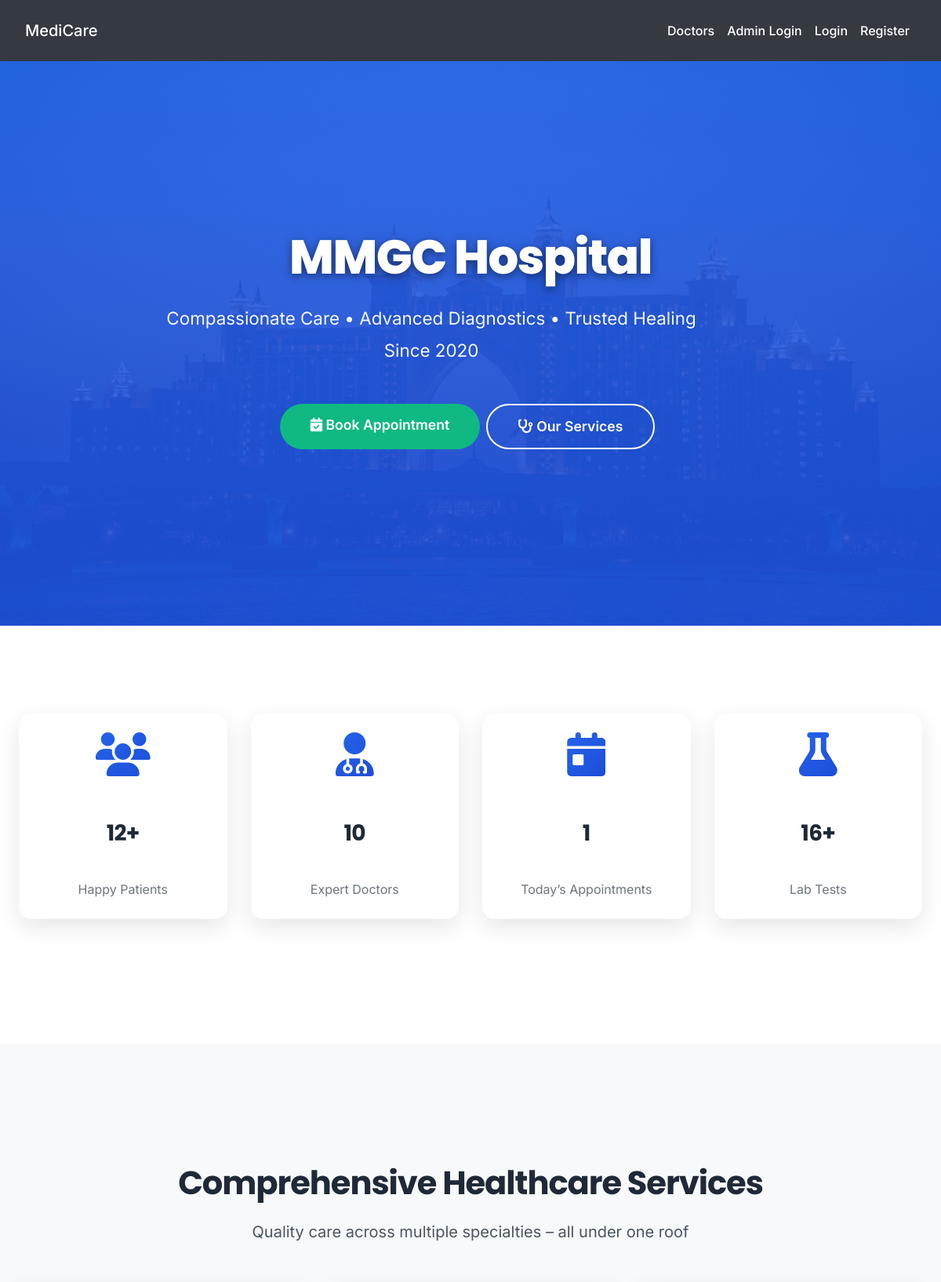
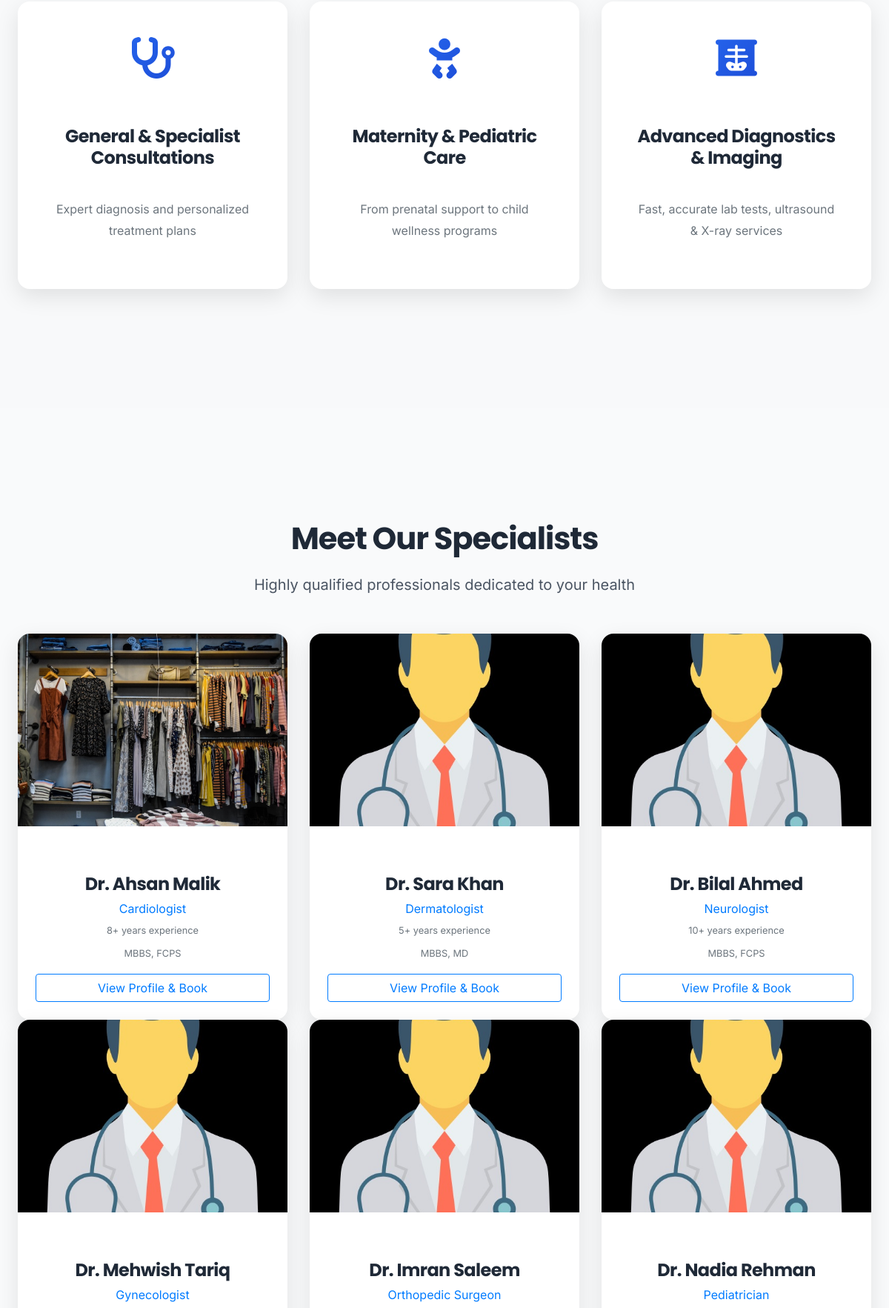
The page / (upper part) on the database its author committed (2 pictures, top to bottom).
### tables this page shows
CREATE TABLE `doctors` (
  `id` int(11) NOT NULL,
  `full_name` varchar(150) NOT NULL,
  `email` varchar(150) DEFAULT NULL,
  `phone` varchar(50) DEFAULT NULL,
  `password` varchar(255) DEFAULT NULL,
  `specialization` varchar(150) DEFAULT NULL,
  `qualification` varchar(150) DEFAULT NULL,
  `experience_years` int(11) DEFAULT NULL,
  `consultation_fee` decimal(10,2) DEFAULT NULL,
  `profile_image` varchar(255) DEFAULT NULL,
  `bio` text DEFAULT NULL,
  `status` enum('active','inactive','on_leave') DEFAULT 'active',
  `created_at` timestamp NOT NULL DEFAULT current_timestamp()
);

### index.php (the view, shortened to what this page needs)
<?php
include('config.php');
$total_patients     = $conn->query("SELECT COUNT(*) FROM patients WHERE status = 'active'")->fetch_row()[0];
$total_doctors      = $conn->query("SELECT COUNT(*) FROM doctors WHERE status = 'active'")->fetch_row()[0];
$total_lab_tests    = $conn->query("SELECT COUNT(*) FROM lab_tests")->fetch_row()[0];
$today_appointments = $conn->query("SELECT COUNT(*) FROM appointments WHERE appointment_date = CURDATE()")->fetch_row()[0];
$doctors = $conn->query("SELECT id, full_name, specialization, qualification, profile_image, experience_years
                         FROM doctors WHERE status = 'active' LIMIT 6");
?>
<!DOCTYPE html>
<html lang="en">
<head>
    <link rel="stylesheet" href="https://stackpath.bootstrapcdn.com/bootstrap/4.5.2/css/bootstrap.min.css">
    <link rel="stylesheet" href="https://cdnjs.cloudflare.com/ajax/libs/font-awesome/6.5.0/css/all.min.css">
    <link rel="stylesheet" href="./css/style.css">
</head>
<body>
<?php include('navbar.php'); ?>
<section class="hero d-flex align-items-center text-center">
    <div class="container">
        <div class="hero-content mx-auto">
            <h1 class="hero-title mb-4 text-white">MMGC Hospital</h1>
            <p class="hero-subtitle mb-5">Compassionate Care • Advanced Diagnostics • Trusted Healing Since 2020</p>
            <div class="d-flex flex-column flex-sm-row justify-content-center gap-3">
                <a href="#contact" class="btn btn-hero btn-hero-primary text-white mr-2">
                    <i class="fas fa-calendar-check me-2 text-white"></i> Book Appointment
                </a>
                <a href="#services" class="btn btn-hero btn-hero-outline text-white mr-2">
                    <i class="fas fa-stethoscope me-2 text-white"></i> Our Services
                </a>
            </div>
        </div>
    </div>
</section>
<section class="bg-white">
    <div class="container">
        <div class="row text-center g-4">
            <div class="col-md-3 col-6">
                <div class="card-modern p-4">
                    <i class="fas fa-users service-icon mb-3"></i>
                    <h3 class="fw-bold"><?= number_format($total_patients) ?>+</h3>
                    <p class="text-muted mb-0">Happy Patients</p>
                </div>
            </div>
            <div class="col-md-3 col-6">
                <div class="card-modern p-4">
                    <i class="fas fa-user-md service-icon mb-3"></i>
                    <h3 class="fw-bold"><?= $total_doctors ?></h3>
                    <p class="text-muted mb-0">Expert Doctors</p>
                </div>
            </div>
            <div class="col-md-3 col-6">
                <div class="card-modern p-4">
                    <i class="fas fa-calendar-day service-icon mb-3"></i>
                    <h3 class="fw-bold"><?= $today_appointments ?></h3>
                    <p class="text-muted mb-0">Today’s Appointments</p>
                </div>
            </div>
            <div class="col-md-3 col-6">
                <div class="card-modern p-4">
                    <i class="fas fa-flask service-icon mb-3"></i>
                    <h3 class="fw-bold"><?= number_format($total_lab_tests) ?>+</h3>
                    <p class="text-muted mb-0">Lab Tests</p>
                </div>
            </div>
        </div>
    </div>
</section>
<section id="services" class="bg-light">
    <div class="container">
        <div class="text-center mb-5">
            <h2 class="section-title">Comprehensive Healthcare Services</h2>
            <p class="section-lead">Quality care across multiple specialties – all under one roof</p>
        </div>
        <div class="row g-4">
            <div class="col-md-4">
                <div class="card-modern text-center p-5">
                    <i class="fas fa-stethoscope service-icon mb-4"></i>
                    <h4>General & Specialist Consultations</h4>
                    <p class="text-muted">Expert diagnosis and personalized treatment plans</p>
                </div>
            </div>
            <div class="col-md-4">
                <div class="card-modern text-center p-5">
                    <i class="fas fa-baby service-icon mb-4"></i>
                    <h4>Maternity & Pediatric Care</h4>
                    <p class="text-muted">From prenatal support to child wellness programs</p>
                </div>
            </div>
            <div class="col-md-4">
                <div class="card-modern text-center p-5">
                    <i class="fas fa-x-ray service-icon mb-4"></i>
                    <h4>Advanced Diagnostics & Imaging</h4>
                    <p class="text-muted">Fast, accurate lab tests, ultrasound & X-ray services</p>
                </div>
            </div>
        </div>
    </div>
</section>
<section id="doctors">
    <div class="container">
        <div class="text-center mb-5">
            <h2 class="section-title">Meet Our Specialists</h2>
            <p class="section-lead">Highly qualified professionals dedicated to your health</p>
        </div>
        <div class="row g-4">
            <?php while ($doc = $doctors->fetch_assoc()): ?>
            <div class="col-lg-4 col-md-6">
                <div class="card-modern">
                    <div class="doctor-img-wrapper">
                        <?php if (!empty($doc['profile_image']) && file_exists("admin/" . $doc['profile_image'])): ?>
                            <img src="admin/<?= htmlspecialchars($doc['profile_image']) ?>" alt="<?= htmlspecialchars($doc['full_name']) ?>">
                        <?php else: ?>
                            <img src="images/doctor-placeholder.jpg" alt="Doctor">
                        <?php endif; ?>
                    </div>
                    <div class="p-4 text-center">
                        <h4 class="mb-1"><?= htmlspecialchars($doc['full_name']) ?></h4>
                        <div class="text-primary fw-bold mb-1"><?= htmlspecialchars($doc['specialization']) ?></div>
                        <div class="text-muted small mb-2">
                            <?= $doc['experience_years'] ? $doc['experience_years'] . '+ years experience' : 'Experienced Specialist' ?>
                        </div>
                        <div class="text-muted small mb-3"><?= htmlspecialchars($doc['qualification']) ?></div>
                        <a href="doctor.php" class="btn btn-outline-primary btn-block">
                            View Profile & Book
                        </a>
                    </div>
                </div>
            </div>
            <?php endwhile; ?>
        </div>
    </div>
</section>
</body>
</html>

### css/style.css (style rules this page uses)
:root { --primary: #007bff; --secondary: #6c757d; --success: #28a745; --info: #17a2b8; --warning: #ffc107; --danger: #dc3545; --light: #f8f9fa; --dark: #2d3436; --accent: #ff6f61; --highlight: #6f42c1; --shadow: rgba(0, 0, 0, 0.15); --transition: all 0.3s ease-in-out; }
body { font-family: 'Inter', 'Segoe UI', Tahoma, Geneva, Verdana, sans-serif; background: linear-gradient(135deg, var(--light) 0%, #e0e7ff 100%); color: var(--dark); line-height: 1.8; margin: 0; padding: 0; min-height: 100vh; font-size: 16px; }
h1, h2, h3, h4 { text-align: center; margin: 2.5rem 0; font-family: 'Georgia', 'Times New Roman', serif; color: var(--dark); font-weight: 700; letter-spacing: -0.025em; }
h1 { font-size: 2.5rem; }
h2 { font-size: 2rem; }
h3 { font-size: 1.75rem; }
h4 { font-size: 1.5rem; }
.container { max-width: 1200px; margin: 0 auto 3rem; padding: 0 1.5rem; }
a { color: var(--primary); text-decoration: none; font-weight: 500; transition: var(--transition); }

### index.php (style rules this page uses)
:root { --primary: #2563eb; --primary-dark: #1d4ed8; --accent: #10b981; --gray-dark: #1f2937; --gray: #4b5563; --light: #f9fafb; --shadow-sm: 0 4px 12px rgba(0,0,0,0.08); --shadow: 0 10px 30px rgba(0,0,0,0.10); }
body { font-family: 'Inter', system-ui, sans-serif; color: #1f2937; background: var(--light); }
h1, h2, h3, h4, h5, h6 { font-family: 'Poppins', sans-serif; font-weight: 700; color: var(--gray-dark); }
.hero { background: linear-gradient(rgba(37,99,235,0.88), rgba(29,78,216,0.92)), url('./images/hotel.jpg') center/cover no-repeat; min-height: 90vh; color: white; position: relative; }
.hero-content { max-width: 780px; }
.hero-title { font-size: 3.8rem; font-weight: 800; line-height: 1.1; text-shadow: 0 3px 12px rgba(0,0,0,0.5); }
.hero-subtitle { font-size: 1.4rem; font-weight: 400; max-width: 680px; opacity: 0.95; }
.btn-hero { padding: 0.85rem 2.4rem; font-size: 1.1rem; font-weight: 600; border-radius: 50rem; transition: all 0.3s ease; }
.btn-hero-primary { background: var(--accent); border: none; }
.btn-hero-outline { border: 2px solid white; }
.card-modern { border: none; border-radius: 16px; overflow: hidden; box-shadow: var(--shadow); transition: all 0.32s ease; background: white; }
.service-icon { font-size: 3.5rem; background: linear-gradient(135deg, var(--primary), var(--primary-dark)); -webkit-background-clip: text; -webkit-text-fill-color: transparent; }
.doctor-img-wrapper { position: relative; overflow: hidden; height: 260px; }
.doctor-img-wrapper img { width: 100%; height: 100%; object-fit: cover; transition: transform 0.45s ease; }
section { padding: 7rem 0; }
.section-title { font-size: 2.6rem; margin-bottom: 1.2rem; }
.section-lead { font-size: 1.25rem; color: var(--gray); max-width: 720px; margin: 0 auto 3rem; }

### rows shown on the page
doctors: profile_image (picture), full_name "Dr. Ahsan Malik", specialization "Cardiologist", experience_years "8", qualification "MBBS, FCPS"
doctors: profile_image (picture), full_name "Dr. Sara Khan", specialization "Dermatologist", experience_years "5", qualification "MBBS, MD"
doctors: profile_image (picture), full_name "Dr. Bilal Ahmed", specialization "Neurologist", experience_years "10", qualification "MBBS, FCPS"
doctors: profile_image (picture), full_name "Dr. Mehwish Tariq", specialization "Gynecologist"
doctors: profile_image (picture), full_name "Dr. Imran Saleem", specialization "Orthopedic Surgeon"
doctors: profile_image (picture), full_name "Dr. Nadia Rehman", specialization "Pediatrician"

### other values the page prints
$total_patients "12"
$total_doctors "10"
$today_appointments "1"
$total_lab_tests "16"
